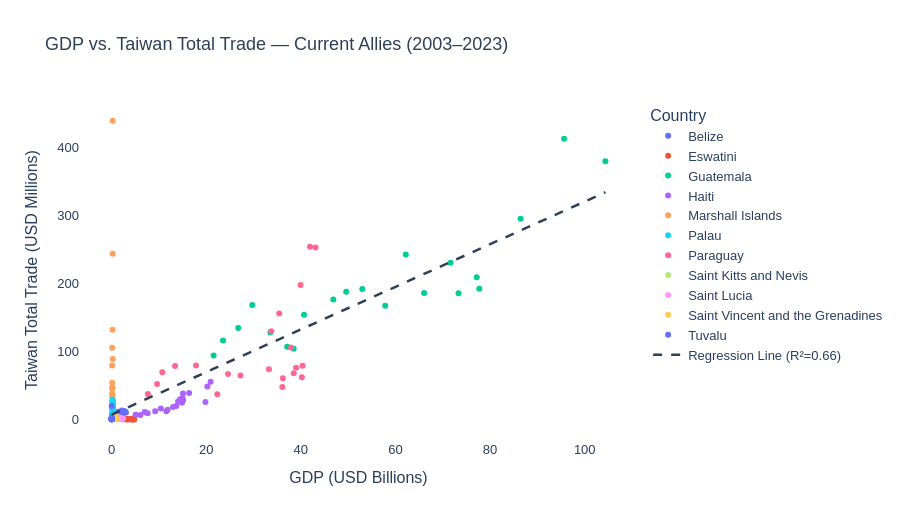

Notebook cell for this chart:
### Code cell
# ── Chart 8: Scatter — GDP vs Taiwan Trade with Regression Line ────────
reg_df["Predicted Trade"] = model.predict(X)

fig = px.scatter(
    reg_df,
    x="gdp_billions", y="trade_millions",
    color="country",
    hover_data={"year": True, "gdp_billions": ":.2f", "trade_millions": ":.1f"},
    title="GDP vs. Taiwan Total Trade — Current Allies (2003–2023)",
    labels={
        "gdp_billions": "GDP (USD Billions)",
        "trade_millions": "Taiwan Total Trade (USD Millions)",
        "country": "Country"
    }
)

# Add regression line
x_range = np.linspace(reg_df["gdp_billions"].min(), reg_df["gdp_billions"].max(), 100)
y_range = model.predict(x_range.reshape(-1,1))
fig.add_trace(go.Scatter(
    x=x_range, y=y_range,
    mode="lines",
    name=f"Regression Line (R²={r2:.2f})",
    line=dict(color=ACCENT, width=2.5, dash="dash")
))

fig.update_layout(
    plot_bgcolor="white", paper_bgcolor="white",
    font=dict(family="Arial", size=13),
    title_font=dict(size=18, color=ACCENT),
    height=520
)
fig.show()

### Figure 1 — Plotly figure (JSON) as saved in the notebook; plotly's stock layout.template omitted (floating-point values rounded to 4 significant figures)
{"data": [{"customdata": [[2003], [2004], [2005], [2006], [2007], [2008], [2009], [2010], [2011], [2012], [2013], [2014], [2015], [2016], [2017], [2018], [2019], [2020], [2021], [2022], [2023]], "hovertemplate": "Country=Belize<br>GDP (USD Billions)=%{x:.2f}<br>Taiwan Total Trade (USD Millions)=%{y:.1f}<br>year=%{customdata[0]}<extra></extra>", "legendgroup": "Belize", "marker": {"color": "#636efa", "symbol": "circle"}, "mode": "markers", "name": "Belize", "orientation": "v", "showlegend": true, "type": "scatter", "x": [1.308, 1.4, 1.474, 1.59, 1.706, 1.738, 1.688, 1.749, 1.832, 1.917, 2.035, 2.138, 2.193, 2.24, 2.266, 2.286, 2.381, 2.047, 2.429, 2.847, 3.052], "xaxis": "x", "y": [6.691, 8.249, 10.87, 6.814, 7.884, 8.558, 7.784, 7.565, 11.14, 10.84, 8.081, 5.569, 13.03, 7.672, 8.082, 8.64, 7.505, 6.765, 11.92, 11.82, 9.915], "yaxis": "y"}, {"customdata": [[2003], [2004], [2005], [2006], [2007], [2008], [2009], [2010], [2011], [2012], [2013], [2014], [2015], [2016], [2017], [2018], [2019], [2020], [2021], [2022], [2023]], "hovertemplate": "Country=Eswatini<br>GDP (USD Billions)=%{x:.2f}<br>Taiwan Total Trade (USD Millions)=%{y:.1f}<br>year=%{customdata[0]}<extra></extra>", "legendgroup": "Eswatini", "marker": {"color": "#EF553B", "symbol": "circle"}, "mode": "markers", "name": "Eswatini", "orientation": "v", "showlegend": true, "type": "scatter", "x": [2.15, 2.71, 3.098, 3.215, 3.391, 3.236, 3.525, 4.361, 4.723, 4.748, 4.463, 4.285, 3.908, 3.722, 4.463, 4.644, 4.617, 4.135, 4.807, 4.747, 4.621], "xaxis": "x", "y": [0.0, 0.0, 0.0, 0.0, 0.0, 0.0, 0.0, 0.0, 0.0, 0.0, 0.0, 0.0, 0.0, 0.0, 0.0, 0.0, 0.0, 0.0, 0.0, 0.0, 0.0], "yaxis": "y"}, {"customdata": [[2003], [2004], [2005], [2006], [2007], [2008], [2009], [2010], [2011], [2012], [2013], [2014], [2015], [2016], [2017], [2018], [2019], [2020], [2021], [2022], [2023]], "hovertemplate": "Country=Guatemala<br>GDP (USD Billions)=%{x:.2f}<br>Taiwan Total Trade (USD Millions)=%{y:.1f}<br>year=%{customdata[0]}<extra></extra>", "legendgroup": "Guatemala", "marker": {"color": "#00cc96", "symbol": "circle"}, "mode": "markers", "name": "Guatemala", "orientation": "v", "showlegend": true, "type": "scatter", "x": [21.58, 23.58, 26.78, 29.74, 33.57, 38.5, 37.13, 40.68, 46.88, 49.59, 53.0, 57.85, 62.19, 66.05, 71.65, 73.33, 77.17, 77.72, 86.46, 95.64, 104.4], "xaxis": "x", "y": [93.49, 115.5, 133.9, 167.9, 127.5, 103.4, 106.4, 153.3, 175.9, 187.4, 191.4, 166.8, 242.0, 185.4, 229.9, 185.2, 208.7, 191.6, 294.5, 412.2, 379.1], "yaxis": "y"}, {"customdata": [[2003], [2004], [2005], [2006], [2007], [2008], [2009], [2010], [2011], [2012], [2013], [2014], [2015], [2016], [2017], [2018], [2019], [2020], [2021], [2022], [2023]], "hovertemplate": "Country=Haiti<br>GDP (USD Billions)=%{x:.2f}<br>Taiwan Total Trade (USD Millions)=%{y:.1f}<br>year=%{customdata[0]}<extra></extra>", "legendgroup": "Haiti", "marker": {"color": "#ab63fa", "symbol": "circle"}, "mode": "markers", "name": "Haiti", "orientation": "v", "showlegend": true, "type": "scatter", "x": [5.072, 6.087, 7.03, 7.639, 9.229, 10.43, 11.6, 11.86, 13.01, 13.71, 14.9, 15.15, 14.85, 14.07, 15.09, 16.4, 15.02, 14.51, 20.94, 20.25, 19.85], "xaxis": "x", "y": [6.752, 6.327, 10.51, 8.748, 11.66, 15.95, 11.57, 14.02, 17.85, 19.39, 24.28, 28.31, 27.32, 25.95, 38.0, 38.58, 31.04, 29.51, 55.09, 48.04, 25.21], "yaxis": "y"}, {"customdata": [[2003], [2004], [2005], [2006], [2007], [2008], [2009], [2010], [2011], [2012], [2013], [2014], [2015], [2016], [2017], [2018], [2019], [2020], [2021], [2022], [2023]], "hovertemplate": "Country=Marshall Islands<br>GDP (USD Billions)=%{x:.2f}<br>Taiwan Total Trade (USD Millions)=%{y:.1f}<br>year=%{customdata[0]}<extra></extra>", "legendgroup": "Marshall Islands", "marker": {"color": "#FFA15A", "symbol": "circle"}, "mode": "markers", "name": "Marshall Islands", "orientation": "v", "showlegend": true, "type": "scatter", "x": [0.1311, 0.1329, 0.138, 0.1432, 0.1505, 0.1466, 0.1512, 0.1611, 0.1723, 0.1807, 0.1864, 0.186, 0.1837, 0.2018, 0.2137, 0.22, 0.2329, 0.2418, 0.2612, 0.2587, 0.2638], "xaxis": "x", "y": [78.99, 37.36, 53.68, 105.2, 44.48, 8.845, 7.634, 47.12, 25.79, 33.03, 24.61, 15.17, 15.05, 12.29, 131.5, 36.07, 10.04, 24.48, 88.33, 438.5, 243.2], "yaxis": "y"}, {"customdata": [[2003], [2004], [2005], [2006], [2007], [2008], [2009], [2010], [2011], [2012], [2013], [2014], [2015], [2016], [2017], [2018], [2019], [2020], [2021], [2022], [2023]], "hovertemplate": "Country=Palau<br>GDP (USD Billions)=%{x:.2f}<br>Taiwan Total Trade (USD Millions)=%{y:.1f}<br>year=%{customdata[0]}<extra></extra>", "legendgroup": "Palau", "marker": {"color": "#19d3f3", "symbol": "circle"}, "mode": "markers", "name": "Palau", "orientation": "v", "showlegend": true, "type": "scatter", "x": [0.1546, 0.1664, 0.191, 0.1936, 0.2008, 0.2011, 0.1899, 0.188, 0.1987, 0.2156, 0.2241, 0.2456, 0.2871, 0.3052, 0.2921, 0.288, 0.282, 0.2617, 0.2313, 0.2438, 0.2767], "xaxis": "x", "y": [3.262, 6.271, 7.275, 7.996, 6.502, 28.89, 26.32, 19.41, 17.37, 19.88, 18.74, 15.7, 12.81, 14.14, 22.98, 26.26, 18.63, 13.32, 8.354, 8.384, 7.709], "yaxis": "y"}, {"customdata": [[2003], [2004], [2005], [2006], [2007], [2008], [2009], [2010], [2011], [2012], [2013], [2014], [2015], [2016], [2017], [2018], [2019], [2020], [2021], [2022], [2023]], "hovertemplate": "Country=Paraguay<br>GDP (USD Billions)=%{x:.2f}<br>Taiwan Total Trade (USD Millions)=%{y:.1f}<br>year=%{customdata[0]}<extra></extra>", "legendgroup": "Paraguay", "marker": {"color": "#FF6692", "symbol": "circle"}, "mode": "markers", "name": "Paraguay", "orientation": "v", "showlegend": true, "type": "scatter", "x": [7.691, 9.624, 10.74, 13.43, 17.86, 24.62, 22.36, 27.26, 33.76, 33.27, 38.5, 40.38, 36.21, 36.09, 39.0, 40.23, 37.93, 35.43, 39.95, 41.95, 43.12], "xaxis": "x", "y": [37.01, 51.69, 69.05, 78.38, 79.02, 66.65, 36.7, 64.24, 129.4, 73.41, 67.68, 78.45, 60.2, 47.48, 75.69, 61.65, 105.3, 155.5, 197.1, 253.4, 252.4], "yaxis": "y"}, {"customdata": [[2003], [2004], [2005], [2006], [2007], [2008], [2009], [2010], [2011], [2012], [2013], [2014], [2015], [2016], [2017], [2018], [2019], [2020], [2021], [2022], [2023]], "hovertemplate": "Country=Saint Kitts and Nevis<br>GDP (USD Billions)=%{x:.2f}<br>Taiwan Total Trade (USD Millions)=%{y:.1f}<br>year=%{customdata[0]}<extra></extra>", "legendgroup": "Saint Kitts and Nevis", "marker": {"color": "#B6E880", "symbol": "circle"}, "mode": "markers", "name": "Saint Kitts and Nevis", "orientation": "v", "showlegend": true, "type": "scatter", "x": [0.4699, 0.5069, 0.5472, 0.6444, 0.6893, 0.7777, 0.7743, 0.7787, 0.8361, 0.8246, 0.8745, 0.9521, 0.9572, 1.007, 1.057, 1.077, 1.108, 0.8839, 0.8586, 0.9814, 1.056], "xaxis": "x", "y": [0.2568, 0.3337, 0.04334, 0.5323, 0.4617, 0.8937, 0.1639, 0.532, 1.392, 2.789, 6.176, 5.273, 1.777, 0.897, 1.015, 1.033, 3.894, 5.635, 2.799, 1.551, 0.578], "yaxis": "y"}, {"customdata": [[2003], [2004], [2005], [2006], [2007], [2008], [2009], [2010], [2011], [2012], [2013], [2014], [2015], [2016], [2017], [2018], [2019], [2020], [2021], [2022], [2023]], "hovertemplate": "Country=Saint Lucia<br>GDP (USD Billions)=%{x:.2f}<br>Taiwan Total Trade (USD Millions)=%{y:.1f}<br>year=%{customdata[0]}<extra></extra>", "legendgroup": "Saint Lucia", "marker": {"color": "#FF97FF", "symbol": "circle"}, "mode": "markers", "name": "Saint Lucia", "orientation": "v", "showlegend": true, "type": "scatter", "x": [0.9874, 1.067, 1.136, 1.268, 1.336, 1.438, 1.402, 1.482, 1.568, 1.598, 1.66, 1.749, 1.808, 1.869, 1.999, 2.061, 2.095, 1.499, 1.867, 2.343, 2.43], "xaxis": "x", "y": [0.4802, 0.6494, 0.7906, 0.5851, 1.253, 2.413, 2.247, 2.08, 2.914, 1.318, 1.254, 1.202, 1.177, 0.82, 0.949, 0.723, 0.961, 1.141, 0.542, 0.658, 1.267], "yaxis": "y"}, {"customdata": [[2003], [2004], [2005], [2006], [2007], [2008], [2009], [2010], [2011], [2012], [2013], [2014], [2015], [2016], [2017], [2018], [2019], [2020], [2021], [2022], [2023]], "hovertemplate": "Country=Saint Vincent and the Grenadines<br>GDP (USD Billions)=%{x:.2f}<br>Taiwan Total Trade (USD Millions)=%{y:.1f}<br>year=%{customdata[0]}<extra></extra>", "legendgroup": "Saint Vincent and the Grenadines", "marker": {"color": "#FECB52", "symbol": "circle"}, "mode": "markers", "name": "Saint Vincent and the Grenadines", "orientation": "v", "showlegend": true, "type": "scatter", "x": [0.5091, 0.5499, 0.5799, 0.6435, 0.7136, 0.7327, 0.7143, 0.7204, 0.7138, 0.73, 0.7648, 0.7709, 0.7866, 0.8143, 0.844, 0.8843, 0.9105, 0.8646, 0.8887, 0.9892, 1.072], "xaxis": "x", "y": [0.296, 0.3855, 0.6769, 0.5319, 0.6303, 1.262, 0.6596, 1.359, 2.006, 3.058, 3.262, 0.8859, 0.7446, 0.641, 1.001, 0.546, 0.955, 0.355, 1.355, 1.019, 0.355], "yaxis": "y"}, {"customdata": [[2003], [2004], [2005], [2006], [2007], [2008], [2009], [2010], [2011], [2012], [2013], [2014], [2015], [2016], [2017], [2018], [2019], [2020], [2021], [2022], [2023]], "hovertemplate": "Country=Tuvalu<br>GDP (USD Billions)=%{x:.2f}<br>Taiwan Total Trade (USD Millions)=%{y:.1f}<br>year=%{customdata[0]}<extra></extra>", "legendgroup": "Tuvalu", "marker": {"color": "#636efa", "symbol": "circle"}, "mode": "markers", "name": "Tuvalu", "orientation": "v", "showlegend": true, "type": "scatter", "x": [0.01946, 0.0228, 0.02291, 0.0241, 0.02845, 0.03187, 0.02808, 0.03211, 0.0392, 0.03935, 0.03862, 0.03876, 0.03681, 0.04163, 0.04528, 0.04802, 0.05412, 0.05175, 0.0602, 0.05907, 0.06228], "xaxis": "x", "y": [0.0, 0.03149, 0.003478, 0.03382, 0.008589, 0.007613, 19.32, 2.207, 2.574, 0.3393, 0.01751, 0.05261, 0.3426, 0.112, 0.238, 0.118, 0.238, 0.622, 0.45, 0.586, 1.81], "yaxis": "y"}, {"line": {"color": "#2E4057", "dash": "dash", "width": 2.5}, "mode": "lines", "name": "Regression Line (R²=0.66)", "type": "scatter", "x": [0.01946, 1.073, 2.128, 3.182, 4.236, 5.29, 6.344, 7.398, 8.452, 9.506, 10.56, 11.61, 12.67, 13.72, 14.78, 15.83, 16.88, 17.94, 18.99, 20.05, 21.1, 22.15, 23.21, 24.26, 25.32, 26.37, 27.42, 28.48, 29.53, 30.59, 31.64, 32.69, 33.75, 34.8, 35.86, 36.91, 37.96, 39.02, 40.07, 41.13, 42.18, 43.23, 44.29, 45.34, 46.4, 47.45, 48.5, 49.56, 50.61, 51.67, 52.72, 53.78, 54.83, 55.88, 56.94, 57.99, 59.05, 60.1, 61.15, 62.21, 63.26, 64.32, 65.37, 66.42, 67.48, 68.53, 69.59, 70.64, 71.69, 72.75, 73.8, 74.86, 75.91, 76.96, 78.02, 79.07, 80.13, 81.18, 82.23, 83.29, 84.34, 85.4, 86.45, 87.5, 88.56, 89.61, 90.67, 91.72, 92.77, 93.83, 94.88, 95.94, 96.99, 98.04, 99.1, 100.2, 101.2, 102.3, 103.3, 104.4], "y": [6.666, 9.967, 13.27, 16.57, 19.87, 23.17, 26.47, 29.77, 33.07, 36.38, 39.68, 42.98, 46.28, 49.58, 52.88, 56.18, 59.48, 62.78, 66.09, 69.39, 72.69, 75.99, 79.29, 82.59, 85.89, 89.19, 92.5, 95.8, 99.1, 102.4, 105.7, 109.0, 112.3, 115.6, 118.9, 122.2, 125.5, 128.8, 132.1, 135.4, 138.7, 142.0, 145.3, 148.6, 151.9, 155.2, 158.5, 161.8, 165.1, 168.4, 171.7, 175.0, 178.3, 181.6, 184.9, 188.2, 191.5, 194.8, 198.1, 201.4, 204.7, 208.0, 211.3, 214.6, 217.9, 221.2, 224.5, 227.8, 231.1, 234.4, 237.7, 241.0, 244.3, 247.6, 250.9, 254.3, 257.6, 260.9, 264.2, 267.5, 270.8, 274.1, 277.4, 280.7, 284.0, 287.3, 290.6, 293.9, 297.2, 300.5, 303.8, 307.1, 310.4, 313.7, 317.0, 320.3, 323.6, 326.9, 330.2, 333.5]}], "layout": {"font": {"family": "Arial", "size": 13}, "height": 520, "legend": {"title": {"text": "Country"}, "tracegroupgap": 0}, "paper_bgcolor": "white", "plot_bgcolor": "white", "title": {"font": {"color": "#2E4057", "size": 18}, "text": "GDP vs. Taiwan Total Trade — Current Allies (2003–2023)"}, "xaxis": {"anchor": "y", "domain": [0, 1], "title": {"text": "GDP (USD Billions)"}}, "yaxis": {"anchor": "x", "domain": [0, 1], "title": {"text": "Taiwan Total Trade (USD Millions)"}}}}
